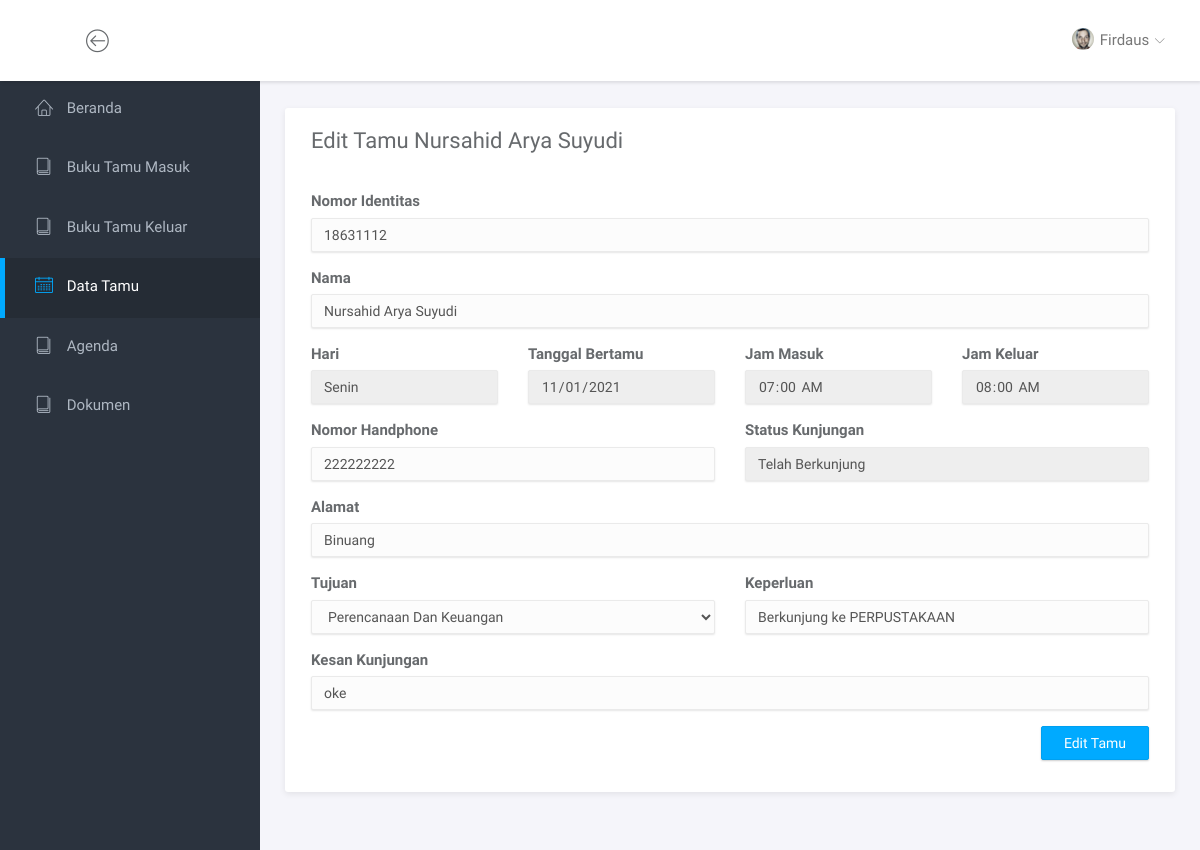
Screenshot of /index.php?page=edit_tamu&id_tamu=2 (signed in) with the database file from the repository.
### tables this page shows
CREATE TABLE `tabel_buku_tamu` (
    id_tamu INT NOT NULL AUTO_INCREMENT,
    id_user INT NOT NULL,
    id_ruangan INT NOT NULL,
    nomor_identitas VARCHAR(255) NOT NULL,
    nama VARCHAR(255) NOT NULL,
    tanggal DATE NOT NULL,
    jam_masuk TIME NOT NULL,
    jam_keluar TIME NULL,
    alamat VARCHAR(255) NOT NULL,
    nomor_handphone VARCHAR(15) NOT NULL,
    keperluan VARCHAR(255) NOT NULL,
    status_kunjungan ENUM('SEDANG BERKUNJUNG', 'TELAH BERKUNJUNG') NOT NULL,
    kesan_kunjungan TEXT NOT NULL,
    PRIMARY KEY (id_tamu),
    FOREIGN KEY (id_user) REFERENCES tabel_user (id_user),
    FOREIGN KEY (id_ruangan) REFERENCES tabel_ruangan (id_ruangan)
);

### halaman_edit_data/halaman_edit_tamu.php (the view, shortened to what this page needs)
<?php
if (isset($_GET['id_tamu'])) {
    require_once "database/koneksi.php";
    $sql = "SELECT * FROM tabel_buku_tamu WHERE id_tamu=" . $_GET['id_tamu'];
    $result = $mysqli->query($sql);
    $row = $result->fetch_assoc();
} else
    echo "<script>" .
        "window.location.href='index.php?page=data_tamu';" .
        "</script>";
?>
<div class="main">
    <div class="main-content">
        <div class="container-fluid">
            <div class="panel panel-headline">
                <div class="panel-heading">
                    <h3 class="panel-title">Edit Tamu <?= $row['nama']; ?></h3>
                </div>
                <div class="panel-body">
                    <form action="" method="POST">
                        <div class="row" style="margin-bottom: 16px;">
                            <div class="col-md-12">
                                <label for="nomor_identitas" class="form-label">Nomor Identitas</label>
                                <input type="text" class="form-control" id="nomor_identitas" name="nomor_identitas" value="<?= $row['nomor_identitas']; ?>">
                            </div>
                        </div>
                        <div class="row" style="margin-bottom: 16px;">
                            <div class="col-md-12">
                                <label for="nama" class="form-label">Nama</label>
                                <input type="text" class="form-control" id="nama" name="nama" value="<?= $row['nama']; ?>">
                            </div>
                        </div>
                        <div class="row" style="margin-bottom: 16px;">
                            <div class="col-md-3">
                                <label for="hari" class="form-label">Hari</label>
                                <input type="text" class="form-control" readonly id="hari" name="hari" value="<?= HARI_DALAM_INDONESIA[Date("w", strtotime($row['tanggal']))]; ?>">
                            </div>
                            <div class="col-md-3">
                                <label class="form-label">Tanggal Bertamu</label>
                                <input type="date" class="form-control" readonly value="<?= $row['tanggal']; ?>">
                            </div>
                            <div class="col-md-3">
                                <label class="form-label">Jam Masuk</label>
                                <input type="time" class="form-control" readonly value="<?= $row['jam_masuk']; ?>">
                            </div>
                            <div class="col-md-3">
                                <label class="form-label">Jam Keluar</label>
                                <input type="time" class="form-control" readonly value="<?= $row['jam_keluar']; ?>">
                            </div>
                        </div>
                        <div class="row" style="margin-bottom: 16px;">
                            <div class="col-md-6">
                                <label for="nomor_handphone" class="form-label">Nomor Handphone</label>
                                <input type="number" class="form-control" id="nomor_handphone" name="nomor_handphone" value="<?= $row['nomor_handphone']; ?>">
                            </div>
                            <div class="col-md-6">
                                <label class="form-label">Status Kunjungan</label>
                                <input type="text" class="form-control" readonly value="<?= ucwords(strtolower($row['status_kunjungan'])); ?>">
                            </div>
                        </div>
                        <div class="row" style="margin-bottom: 16px;">
                            <div class="col-md-12">
                                <label for="alamat" class="form-label">Alamat</label>
                                <input type="text" class="form-control" id="alamat" name="alamat" value="<?= $row['alamat']; ?>">
                            </div>
                        </div>
                        <div class="row" style="margin-bottom: 16px;">
                            <div class="col-md-6">
                                <label for="id_ruangan" class="form-label">Tujuan</label>
                                <select class="form-control" id="id_ruangan" name="id_ruangan" required>
                                    <?php $data_ruangan = $mysqli->query("SELECT * FROM tabel_ruangan ORDER BY nama"); ?>
                                    <?php while ($row_ruangan = $data_ruangan->fetch_assoc()) : ?>
                                        <?php if ($row_ruangan['id_ruangan'] == $row['id_ruangan']) : ?>
                                            <option selected value="<?= $row_ruangan['id_ruangan']; ?>"><?= ucwords(strtolower($row_ruangan['nama'])); ?></option>
                                        <?php else : ?>
                                            <option value="<?= $row_ruangan['id_ruangan']; ?>"><?= ucwords(strtolower($row_ruangan['nama'])); ?></option>
                                        <?php endif; ?>
                                    <?php endwhile; ?>
                                </select>
                            </div>
                            <div class="col-md-6">
                                <label for="keperluan" class="form-label">Keperluan</label>
                                <input type="text" class="form-control" id="keperluan" name="keperluan" value="<?= $row['keperluan']; ?>">
                            </div>
                        </div>
                        <div class="row" style="margin-bottom: 16px;">
                            <div class="col-md-12">
                                <label for="kesan_kunjungan" class="form-label">Kesan Kunjungan</label>
                                <input type="text" class="form-control" id="kesan_kunjungan" name="kesan_kunjungan" value="<?= $row['kesan_kunjungan']; ?>">
                            </div>
                        </div>
                        <div class="row" style="margin-bottom: 16px;">
                            <div class="col-md-12" style="display: flex; justify-content: end;">
                                <button type="submit" name="submit" class="btn btn-primary">Edit Tamu</button>
                            </div>
                        </div>
                    </form>
                </div>
            </div>
        </div>
    </div>
</div>

### assets/css/main.css (style rules this page uses)
html { position: relative; min-height: 100%; }
body { background-color: #F3F5F8; font-family: "Source Sans Pro", sans-serif; font-size: 15px; color: #676a6d; }
#wrapper .main { -webkit-transition: all 0.3s ease-in-out; -moz-transition: all 0.3s ease-in-out; -ms-transition: all 0.3s ease-in-out; -o-transition: all 0.3s ease-in-out; transition: all 0.3s ease-in-out; width: calc(100% - 260px); left: 0; position: relative; float: right; background-color: #f5f5fa; }
#wrapper #sidebar-nav, #wrapper .main { padding-top: 80px; }
.main-content { padding: 28px 10px; }
.form-control { -moz-box-shadow: 0px 1px 2px 0 rgba(0, 0, 0, 0.1); -webkit-box-shadow: 0px 1px 2px 0 rgba(0, 0, 0, 0.1); box-shadow: 0px 1px 2px 0 rgba(0, 0, 0, 0.1); -webkit-border-radius: 2px; -moz-border-radius: 2px; border-radius: 2px; border-color: #eaeaea; background-color: #fcfcfc; }
.btn { -webkit-border-radius: 2px; -moz-border-radius: 2px; border-radius: 2px; -moz-box-shadow: 0px 1px 2px 0 rgba(0, 0, 0, 0.2); -webkit-box-shadow: 0px 1px 2px 0 rgba(0, 0, 0, 0.2); box-shadow: 0px 1px 2px 0 rgba(0, 0, 0, 0.2); padding: 6px 22px; }
.btn-primary { background-color: #00AAFF; border-color: #00a0f0; }
.panel { -webkit-border-radius: 3px; -moz-border-radius: 3px; border-radius: 3px; -moz-box-shadow: 0 2px 6px rgba(0, 0, 0, 0.08); -webkit-box-shadow: 0 2px 6px rgba(0, 0, 0, 0.08); box-shadow: 0 2px 6px rgba(0, 0, 0, 0.08); background-color: #fff; margin-bottom: 30px; }
.panel .panel-heading, .panel .panel-body, .panel .panel-footer { padding-left: 25px; padding-right: 25px; }
.panel .panel-heading { padding-top: 20px; padding-bottom: 20px; position: relative; }
.panel .panel-heading .panel-title { margin: 0; font-size: 18px; font-weight: 300; }
.panel .panel-body { padding-top: 10px; padding-bottom: 15px; }
.panel.panel-headline .panel-heading { border-bottom: none; }
.panel.panel-headline .panel-heading .panel-title { margin-bottom: 8px; font-size: 22px; font-weight: normal; }

### rows the page displays
tabel_buku_tamu: nama "Nursahid Arya Suyudi", nomor_identitas "18631112", hari "Senin", tanggal "11/01/2021", jam_masuk "07:00:00", jam_keluar "08:00:00", nomor_handphone "222222222", status_kunjungan "Telah Berkunjung", alamat "Binuang", keperluan "Berkunjung ke PERPUSTAKAAN", kesan_kunjungan "oke"

### other values shown
$_SESSION['nama'] "Firdaus"
form field id_ruangan "Perencanaan Dan Keuangan"
